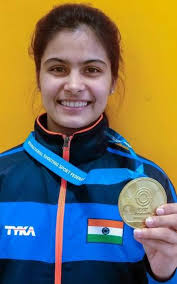
#> input picture text_images/Manu Bhaker1.jpg, 177 x 284 px, found by its file name
$ jupyter execute --allow-errors sports_person_classification.ipynb   (shell and % lines are left out)
#> lines starting #> are read from the running program, lines starting #| are printed output that depends on the picture; after the words box and inside, x2 and y2 are one past the last pixel; in counts of white or black regions, pixels touching at a corner belong together
[cell 1]
import numpy as np
import cv2
import matplotlib
from matplotlib import pyplot as plt
#use this code of matplotlib to show image using plt.imshow()

[cell 2]
img = cv2.imread("./test_images/Manu Bhaker1.jpg")
#> img is the input picture: shape (284, 177, 3); mean B, G, R 93.5, 113.3, 114.9
img.shape
#> Out = (284, 177, 3)

[cell 3]
plt.imshow(img)

# 2. Preprocessing

<h3>Detect face and eyes

[cell 4]
#to change image to gray image
gray = cv2.cvtColor(img, cv2.COLOR_BGR2GRAY)
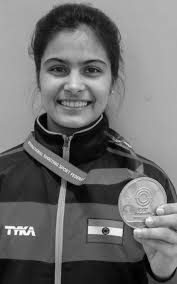
#> gray: shape (284, 177); min 0, max 254, mean 111.6
gray.shape
#> Out = (284, 177)

[cell 5]
#n-dimensional array of numbers from 0-255
gray

[cell 6]
plt.imshow(gray, cmap='gray')

[cell 7]
#load .xml files for face and detection from openCV Haar Cascade
face_cascade = cv2.CascadeClassifier('./opencv/HaarCascade/haarcascade_frontalface_default.xml')
eye_cascade = cv2.CascadeClassifier('./opencv/HaarCascade/haarcascade_eye.xml')

faces = face_cascade.detectMultiScale(gray, 1.3, 5)
#> faces = [[24, 31, 99, 99]]
faces
#> Out = [[24, 31, 99, 99]]
# it returns a array of faces that X-axis,Y-axis, width and height

<h3>2.1 Code for Face detection

[cell 8]
#draw the face to know how it looks
(x,y,w,h) = faces[0]
#> x = 24; y = 31; w = 99; h = 99
x,y,w,h
#> Out = (24, 31, 99, 99)

[cell 9]
#in image draw a red rectangle RGB-(255,0,0) and rectangle dimension will start with (x,y) and ends with (x+w,y+h)
face_img = cv2.rectangle(img,(x,y),(x+w,y+h),(255,0,0),2)
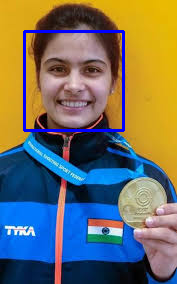
#> face_img: shape (284, 177, 3); mean B, G, R 98.6, 110.7, 111.3
plt.imshow(face_img)

<h3>2.2 Code for eyes detection

[cell 10]
cv2.destroyAllWindows()
for (x,y,w,h) in faces:
    face_img = cv2.rectangle(img,(x,y),(x+w,y+h),(255,0,0),2)
    roi_gray = gray[y:y+h, x:x+w]
    roi_color = face_img[y:y+h, x:x+w]
    eyes = eye_cascade.detectMultiScale(roi_gray)
    for (ex,ey,ew,eh) in eyes:
        # now the RGB-(0,255,0) green color
        cv2.rectangle(roi_color,(ex,ey),(ex+ew,ey+eh),(0,255,0),2)
#> this loop made 1 pass
#> (x, y, w, h, eyes) on pass 1: (24, 31, 99, 99, [[22, 26, 24, 24], [54, 28, 23, 23]])
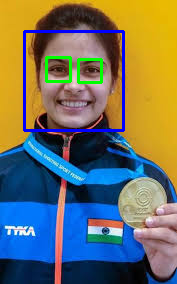
#> img: shape (284, 177, 3); 1.11% of pixels changed, all inside (x1, y1, x2, y2) = (45, 56, 103, 84)
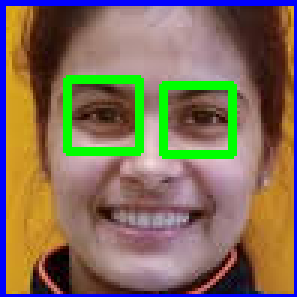
#> roi_color: shape (99, 99, 3) (shown 3 times larger); mean B, G, R 89.9, 109.4, 128.6


plt.figure()
plt.imshow(face_img, cmap='gray')
plt.show()

<h3>2.3 Crop the facial region of the image

[cell 11]
#here roi stands for Region For Interest as we are interested in only face
plt.imshow(roi_color,cmap='gray')

[cell 12]
cropped_img = np.array(roi_color)
cropped_img.shape
#> Out = (99, 99, 3)

<h3>2.3 Preprocessing: Use wavelet transform as a feature for traning our model
<h4>In WAVELET Transformed image, you can see edges clearly and that can give us clues on various facial features such as eyes, nose, lips etc¶

[cell 13]
import numpy as np
import pywt
import cv2

def w2d(img, mode='haar', level=1):
#> called with mode = 'db1', level = 5
    imArray = img
    #Datatype conversions
    #convert to grayscale
    imArray = cv2.cvtColor( imArray,cv2.COLOR_RGB2GRAY )
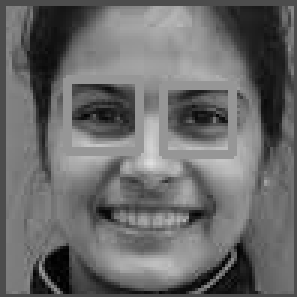
#> imArray: shape (99, 99) (shown 3 times larger); min 1, max 223, mean 105.8
    #convert to float
    imArray =  np.float32(imArray)
    imArray /= 255;
    # compute coefficients
    coeffs=pywt.wavedec2(imArray, mode, level=level)
#> coeffs = 6 items

    #Process Coefficients
    coeffs_H=list(coeffs)
#> coeffs_H = 6 items
    coeffs_H[0] *= 0;

    # reconstruction
    imArray_H=pywt.waverec2(coeffs_H, mode);
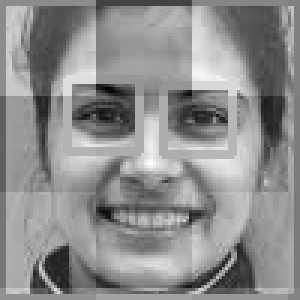
#> imArray_H: shape (100, 100) float32 (shown 3 times larger); min -0.499, max 0.398, mean -7.63e-10; drawn with min black and max white
    imArray_H *= 255;
    imArray_H =  np.uint8(imArray_H)
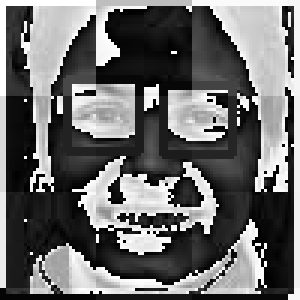
#> imArray_H: shape (100, 100) (shown 3 times larger); min 0, max 255, mean 106.8

    return imArray_H

[cell 14]
im_har = w2d(cropped_img,'db1',5)
plt.imshow(im_har, cmap='gray')

[cell 15]
#You can see above a wavelet transformed image that gives clues on facial features such as eyes, nose, lips etc. This along with raw pixel image can be used as an input for our classifier

<h3>Crop the faces from all the images in the same way and store the cropped images into a new folder

# Write the same code but now using Function so that we can call it for other images also

<h4>Write a function that can take input image and returns cropped  images (if gace and eyes >=2 are detected)

[cell 16]
def get_cropped_image_if_2_eyes(image_path):
#> called with image_path = './test_images/Manu Bhaker1.jpg'
    img = cv2.imread(image_path)
    gray = cv2.cvtColor(img, cv2.COLOR_BGR2GRAY)
    faces = face_cascade.detectMultiScale(gray, 1.3, 5)
#> faces = [[24, 31, 99, 99]]
    for (x,y,w,h) in faces:
        roi_gray = gray[y:y+h, x:x+w]
        roi_color = img[y:y+h, x:x+w]
        eyes = eye_cascade.detectMultiScale(roi_gray)
        if len(eyes) >= 2:
            return roi_color
#> this loop made 1 pass
#> pass 1, in get_cropped_image_if_2_eyes, `roi_color = img[y:y+h, x:x+w]`:
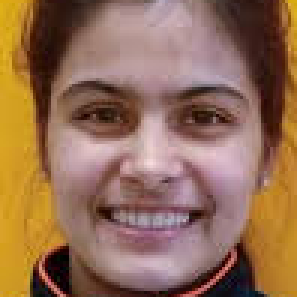
#> roi_color: shape (99, 99, 3) (shown 3 times larger); mean B, G, R 85, 109.6, 147.5

[cell 17]
original_image = cv2.imread("./test_images/Manu Bhaker1.jpg")
plt.imshow(original_image)

[cell 18]
cropped_image = get_cropped_image_if_2_eyes("./test_images/Manu Bhaker1.jpg")
plt.imshow(cropped_image)

<h3>Ignore the images in which face is not clear and two eyes are not clearly visible

[cell 19]
org_image_obstructed = cv2.imread("./test_images/Manu Bhaker2.jpg")
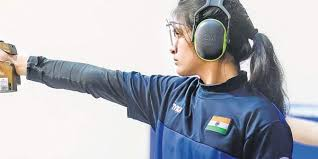
#> input picture text_images/Manu Bhaker2.jpg, 318 x 159 px, found by its file name
#> org_image_obstructed is the input picture: shape (159, 318, 3); mean B, G, R 185.9, 178.3, 176.4
plt.imshow(org_image_obstructed)

[cell 20]
#call the function for two eyes
cropped_image_no_2_eyes = get_cropped_image_if_2_eyes('./test_images/Manu Bhaker2.jpg')
#> call 2 of get_cropped_image_if_2_eyes, with image_path = './test_images/Manu Bhaker2.jpg'
#> in get_cropped_image_if_2_eyes (call 2), `gray = cv2.cvtColor(img, cv2.COLOR_BGR2GRAY)`:
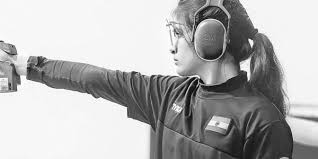
#> gray: shape (159, 318); min 2, max 255, mean 178.7
#> in get_cropped_image_if_2_eyes (call 2), `faces = face_cascade.detectMultiScale(gray, 1.3, 5)`: faces = ()
cropped_image_no_2_eyes

[cell 21]
#output doesn't return anything as the two eyes are not visible so it ignored the image

<h3>Create a new folder named Cropped that contains all the cropped images of the face

[cell 22]
path_to_data = "./dataset/"
path_to_cr_data = "./dataset/cropped/"

[cell 23]
#first store the path of all the individual subfolders in a python list
#use python OS Module and scan the directory which will go through all the sub-directories
#names of those sub-directories will be stored in the image directory variable img_dirc

import os
img_dirs = []
#> (the rest of this cell did not finish here and is left out)

[cell 24]
#after yo run this code, it will generate cropped folder within dataset folder

import shutil
#if cropped folder already exists then remove it and then create the cropped folder
if os.path.exists(path_to_cr_data):
     shutil.rmtree(path_to_cr_data)
os.mkdir(path_to_cr_data)

[cell 25]
#cropped image directory is similar to image directory but it contain the cropped folder path for each player
cropped_image_dirs = []
celebrity_file_names_dict = {}
for img_dir in img_dirs:
    count = 1

    #split the directory for each player by slash and -1 will return the last element from the list i.e the name of the celebrity
    celebrity_name = img_dir.split('/')[-1]

    #initialze the key for celerity names file by having a blank array
    celebrity_file_names_dict[celebrity_name] = []

    #now iterate through each of these folders and iterate through all the images
    # os.scandir will give the iterator which will help to go through each of the images or each of the files from that folders
    for entry in os.scandir(img_dir):
        roi_color = get_cropped_image_if_2_eyes(entry.path)

        # return cropped image if face and eyes are clear
        if roi_color is not None:
            cropped_folder = path_to_cr_data + celebrity_name

            #if cropped folder doesn't exist than create it first
            if not os.path.exists(cropped_folder):
                os.makedirs(cropped_folder)
                cropped_image_dirs.append(cropped_folder)
                print("Generating cropped images in folder: ",cropped_folder)

            #now generate the name of a cropped image file and also define count =1 before starting loop
            cropped_file_name = celebrity_name + str(count) + ".png"
            cropped_file_path = cropped_folder + "/" + cropped_file_name

            #now save the cropped image into the cropped file path by using .imwrite(file path, region of interest) function
            cv2.imwrite(cropped_file_path, roi_color)

            #now store the name of all the celebrity into a dictionary where key= name of celecrity and the value = list of file paths
            celebrity_file_names_dict[celebrity_name].append(cropped_file_path)
            count += 1

# Data Cleaning

<h3>Manual Cleaning - Manually examine cropped folder and delete any unwanted images

[cell 26]
celebrity_file_names_dict = {}
for img_dir in cropped_image_dirs:
    celebrity_name = img_dir.split('/')[-1]
    file_list = []
    for entry in os.scandir(img_dir):
        file_list.append(entry.path)
    celebrity_file_names_dict[celebrity_name] = file_list
celebrity_file_names_dict

<h3>Images in cropped folder can be used for model training.<br>
We will use these raw images along with wavelet transformed images to train our classifier. Let's prepare X and y now

[cell 27]
class_dict = {}
count = 0
for celebrity_name in celebrity_file_names_dict.keys():
    class_dict[celebrity_name] = count
    count = count + 1
class_dict
